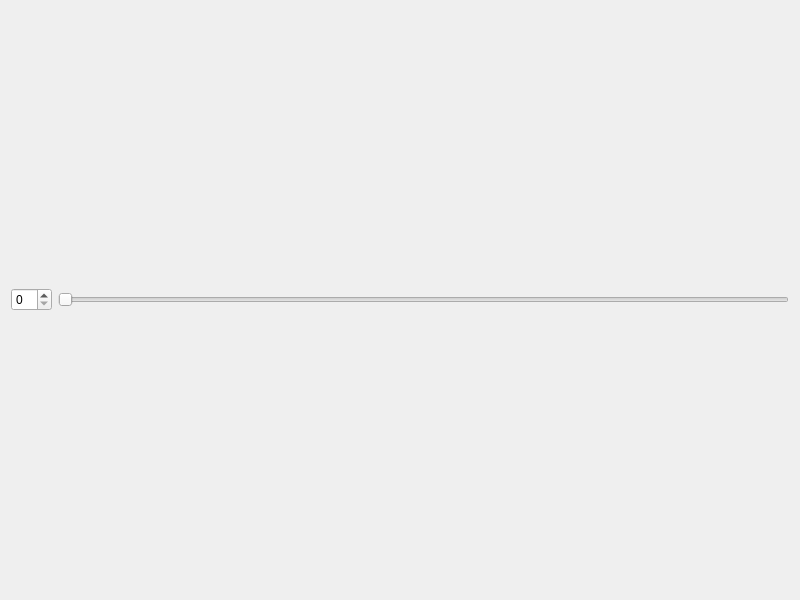
<?xml version="1.0" encoding="UTF-8"?>
<ui version="4.0">
 <class>Widget</class>
 <widget class="QWidget" name="Widget">
  <property name="geometry">
   <rect>
    <x>0</x>
    <y>0</y>
    <width>800</width>
    <height>600</height>
   </rect>
  </property>
  <property name="windowTitle">
   <string>Widget</string>
  </property>
  <layout class="QHBoxLayout" name="horizontalLayout">
   <item>
    <widget class="QSpinBox" name="spinBox"/>
   </item>
   <item>
    <widget class="QSlider" name="horizontalSlider">
     <property name="orientation">
      <enum>Qt::Orientation::Horizontal</enum>
     </property>
    </widget>
   </item>
  </layout>
 </widget>
 <resources/>
 <connections>
  <connection>
   <sender>spinBox</sender>
   <signal>valueChanged(int)</signal>
   <receiver>horizontalSlider</receiver>
   <slot>setValue(int)</slot>
   <hints>
    <hint type="sourcelabel">
     <x>459</x>
     <y>143</y>
    </hint>
    <hint type="destinationlabel">
     <x>591</x>
     <y>156</y>
    </hint>
   </hints>
  </connection>
 </connections>
</ui>
